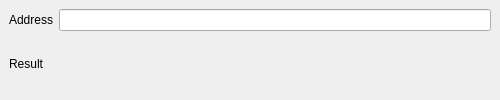
<?xml version="1.0" encoding="UTF-8"?>
<ui version="4.0">
 <class>HexAddressConverter</class>
 <widget class="QMainWindow" name="HexAddressConverter">
  <property name="geometry">
   <rect>
    <x>0</x>
    <y>0</y>
    <width>500</width>
    <height>100</height>
   </rect>
  </property>
  <property name="sizePolicy">
   <sizepolicy hsizetype="Fixed" vsizetype="Fixed">
    <horstretch>0</horstretch>
    <verstretch>0</verstretch>
   </sizepolicy>
  </property>
  <property name="maximumSize">
   <size>
    <width>500</width>
    <height>100</height>
   </size>
  </property>
  <property name="windowTitle">
   <string>Hex Address Converter</string>
  </property>
  <widget class="QWidget" name="centralwidget">
   <property name="sizePolicy">
    <sizepolicy hsizetype="Preferred" vsizetype="Preferred">
     <horstretch>3</horstretch>
     <verstretch>8</verstretch>
    </sizepolicy>
   </property>
   <layout class="QGridLayout" name="gridLayout">
    <item row="1" column="1">
     <widget class="QLabel" name="resultLabel">
      <property name="contextMenuPolicy">
       <enum>Qt::DefaultContextMenu</enum>
      </property>
      <property name="text">
       <string/>
      </property>
      <property name="textInteractionFlags">
       <set>Qt::LinksAccessibleByMouse|Qt::TextSelectableByKeyboard|Qt::TextSelectableByMouse</set>
      </property>
     </widget>
    </item>
    <item row="1" column="0">
     <widget class="QLabel" name="label_2">
      <property name="text">
       <string>Result</string>
      </property>
     </widget>
    </item>
    <item row="0" column="0">
     <widget class="QLabel" name="label">
      <property name="text">
       <string>Address</string>
      </property>
     </widget>
    </item>
    <item row="0" column="1">
     <widget class="QValidatedLineEdit" name="addressEdit"/>
    </item>
   </layout>
  </widget>
 </widget>
 <customwidgets>
  <customwidget>
   <class>QValidatedLineEdit</class>
   <extends>QLineEdit</extends>
   <header>qvalidatedlineedit.h</header>
  </customwidget>
 </customwidgets>
 <resources/>
 <connections/>
</ui>
